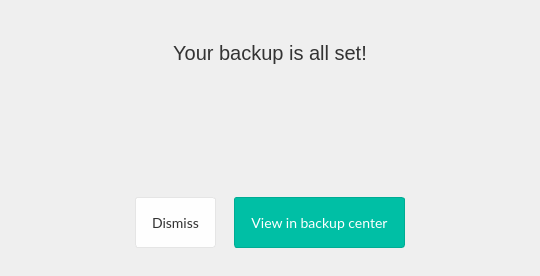
<?xml version="1.0" encoding="UTF-8"?>
<ui version="4.0">
 <class>BackupSetupSuccessDialog</class>
 <widget class="QDialog" name="BackupSetupSuccessDialog">
  <property name="geometry">
   <rect>
    <x>0</x>
    <y>0</y>
    <width>540</width>
    <height>276</height>
   </rect>
  </property>
  <property name="windowTitle">
   <string>Dialog</string>
  </property>
  <property name="styleSheet">
   <string notr="true">#lAllSet
{
color: #333333;
font-family: &quot;SF UI Text&quot;;
font-size: 20px;
}

#BackupSetupSuccessDialog  QPushButton
{
border-radius: 3px;
font-family: Lato;
font-size: 14px;
padding-left: 16px;
padding: 16px;
}

#bDismiss
{
border: 1px solid #e5e5e5;
background: #FEFEFE;
color: #333333;
}

#bOpenBackupCenter
{
border: 1px solid #00AC94;
background-color: #00BFA5;
color: #FFFFFF;
}</string>
  </property>
  <layout class="QVBoxLayout" name="verticalLayout_2">
   <property name="spacing">
    <number>35</number>
   </property>
   <property name="leftMargin">
    <number>0</number>
   </property>
   <property name="topMargin">
    <number>28</number>
   </property>
   <property name="rightMargin">
    <number>0</number>
   </property>
   <property name="bottomMargin">
    <number>28</number>
   </property>
   <item>
    <widget class="QLabel" name="lAllSet">
     <property name="text">
      <string>Your backup is all set!</string>
     </property>
     <property name="alignment">
      <set>Qt::AlignCenter</set>
     </property>
    </widget>
   </item>
   <item>
    <widget class="QLabel" name="lRewind">
     <property name="text">
      <string notr="true"/>
     </property>
     <property name="pixmap">
      <pixmap resource="../Resources_linux.qrc">:/images/Illustration/rewind/Rewind.png</pixmap>
     </property>
     <property name="alignment">
      <set>Qt::AlignCenter</set>
     </property>
    </widget>
   </item>
   <item>
    <layout class="QHBoxLayout" name="buttonsLayout">
     <property name="spacing">
      <number>14</number>
     </property>
     <property name="leftMargin">
      <number>131</number>
     </property>
     <property name="rightMargin">
      <number>131</number>
     </property>
     <item>
      <widget class="QPushButton" name="bDismiss">
       <property name="sizePolicy">
        <sizepolicy hsizetype="Maximum" vsizetype="Fixed">
         <horstretch>0</horstretch>
         <verstretch>0</verstretch>
        </sizepolicy>
       </property>
       <property name="minimumSize">
        <size>
         <width>0</width>
         <height>48</height>
        </size>
       </property>
       <property name="text">
        <string>Dismiss</string>
       </property>
      </widget>
     </item>
     <item>
      <widget class="QPushButton" name="bOpenBackupCenter">
       <property name="sizePolicy">
        <sizepolicy hsizetype="Maximum" vsizetype="Fixed">
         <horstretch>0</horstretch>
         <verstretch>0</verstretch>
        </sizepolicy>
       </property>
       <property name="minimumSize">
        <size>
         <width>0</width>
         <height>48</height>
        </size>
       </property>
       <property name="text">
        <string>View in backup center</string>
       </property>
      </widget>
     </item>
    </layout>
   </item>
  </layout>
 </widget>
 <resources>
  <include location="../Resources_linux.qrc"/>
  <include location="../Resources_macx.qrc"/>
 </resources>
 <connections>
  <connection>
   <sender>bDismiss</sender>
   <signal>clicked()</signal>
   <receiver>BackupSetupSuccessDialog</receiver>
   <slot>reject()</slot>
   <hints>
    <hint type="sourcelabel">
     <x>175</x>
     <y>222</y>
    </hint>
    <hint type="destinationlabel">
     <x>269</x>
     <y>137</y>
    </hint>
   </hints>
  </connection>
  <connection>
   <sender>bOpenBackupCenter</sender>
   <signal>clicked()</signal>
   <receiver>BackupSetupSuccessDialog</receiver>
   <slot>accept()</slot>
   <hints>
    <hint type="sourcelabel">
     <x>319</x>
     <y>222</y>
    </hint>
    <hint type="destinationlabel">
     <x>269</x>
     <y>137</y>
    </hint>
   </hints>
  </connection>
 </connections>
</ui>
